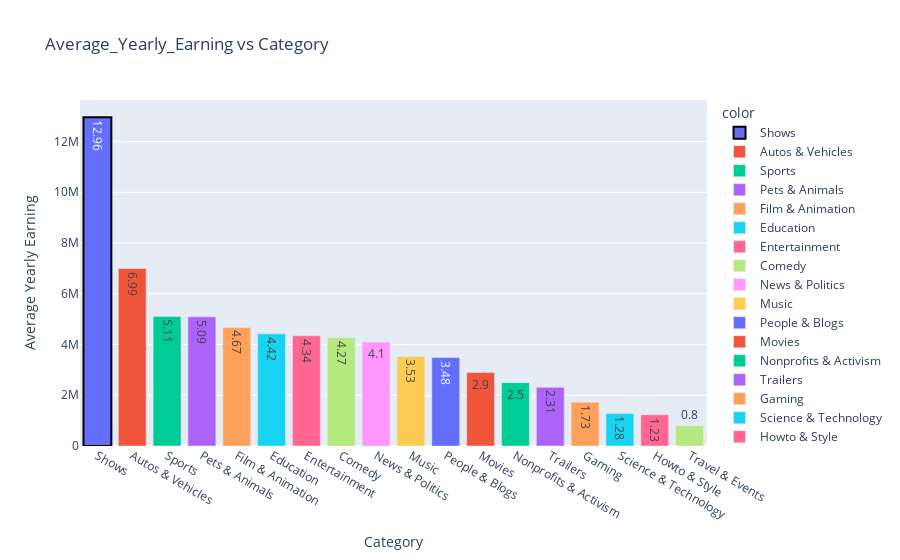

The cell this chart's notebook holds for it:
### Markdown cell above
CATEGORY VS YEARLY EARNING

### Code cell
categories = df.groupby('category')['average_yearly_earnings'].mean().sort_values(ascending=False)

fig = go.Figure(data = px.bar(x = categories.index , y = categories.values , color = categories.index ,title = "Average_Yearly_Earning vs Category" , text = np.round(categories.values/1000000,2)))

fig.data[0].marker.line.width = 2
fig.data[0].marker.line.color = 'black'

fig.update_layout(xaxis_title = 'Category' , yaxis_title = 'Average Yearly Earning')

fig.show()

### Figure 1 — Plotly figure (JSON) as saved in the notebook; plotly's stock layout.template omitted (floating-point values rounded to 4 significant figures)
{"data": [{"alignmentgroup": "True", "hovertemplate": "color=Shows<br>x=%{x}<br>y=%{y}<br>text=%{text}<extra></extra>", "legendgroup": "Shows", "marker": {"color": "#636efa", "line": {"color": "black", "width": 2}, "pattern": {"shape": ""}}, "name": "Shows", "offsetgroup": "Shows", "orientation": "v", "showlegend": true, "text": [12.96], "textposition": "auto", "type": "bar", "x": ["Shows"], "xaxis": "x", "y": [12960000.0], "yaxis": "y"}, {"alignmentgroup": "True", "hovertemplate": "color=Autos & Vehicles<br>x=%{x}<br>y=%{y}<br>text=%{text}<extra></extra>", "legendgroup": "Autos & Vehicles", "marker": {"color": "#EF553B", "pattern": {"shape": ""}}, "name": "Autos & Vehicles", "offsetgroup": "Autos & Vehicles", "orientation": "v", "showlegend": true, "text": [6.99], "textposition": "auto", "type": "bar", "x": ["Autos & Vehicles"], "xaxis": "x", "y": [6994875], "yaxis": "y"}, {"alignmentgroup": "True", "hovertemplate": "color=Sports<br>x=%{x}<br>y=%{y}<br>text=%{text}<extra></extra>", "legendgroup": "Sports", "marker": {"color": "#00cc96", "pattern": {"shape": ""}}, "name": "Sports", "offsetgroup": "Sports", "orientation": "v", "showlegend": true, "text": [5.11], "textposition": "auto", "type": "bar", "x": ["Sports"], "xaxis": "x", "y": [5109000.0], "yaxis": "y"}, {"alignmentgroup": "True", "hovertemplate": "color=Pets & Animals<br>x=%{x}<br>y=%{y}<br>text=%{text}<extra></extra>", "legendgroup": "Pets & Animals", "marker": {"color": "#ab63fa", "pattern": {"shape": ""}}, "name": "Pets & Animals", "offsetgroup": "Pets & Animals", "orientation": "v", "showlegend": true, "text": [5.09], "textposition": "auto", "type": "bar", "x": ["Pets & Animals"], "xaxis": "x", "y": [5091696], "yaxis": "y"}, {"alignmentgroup": "True", "hovertemplate": "color=Film & Animation<br>x=%{x}<br>y=%{y}<br>text=%{text}<extra></extra>", "legendgroup": "Film & Animation", "marker": {"color": "#FFA15A", "pattern": {"shape": ""}}, "name": "Film & Animation", "offsetgroup": "Film & Animation", "orientation": "v", "showlegend": true, "text": [4.67], "textposition": "auto", "type": "bar", "x": ["Film & Animation"], "xaxis": "x", "y": [4672000.0], "yaxis": "y"}, {"alignmentgroup": "True", "hovertemplate": "color=Education<br>x=%{x}<br>y=%{y}<br>text=%{text}<extra></extra>", "legendgroup": "Education", "marker": {"color": "#19d3f3", "pattern": {"shape": ""}}, "name": "Education", "offsetgroup": "Education", "orientation": "v", "showlegend": true, "text": [4.42], "textposition": "auto", "type": "bar", "x": ["Education"], "xaxis": "x", "y": [4422000.0], "yaxis": "y"}, {"alignmentgroup": "True", "hovertemplate": "color=Entertainment<br>x=%{x}<br>y=%{y}<br>text=%{text}<extra></extra>", "legendgroup": "Entertainment", "marker": {"color": "#FF6692", "pattern": {"shape": ""}}, "name": "Entertainment", "offsetgroup": "Entertainment", "orientation": "v", "showlegend": true, "text": [4.34], "textposition": "auto", "type": "bar", "x": ["Entertainment"], "xaxis": "x", "y": [4344000.0], "yaxis": "y"}, {"alignmentgroup": "True", "hovertemplate": "color=Comedy<br>x=%{x}<br>y=%{y}<br>text=%{text}<extra></extra>", "legendgroup": "Comedy", "marker": {"color": "#B6E880", "pattern": {"shape": ""}}, "name": "Comedy", "offsetgroup": "Comedy", "orientation": "v", "showlegend": true, "text": [4.27], "textposition": "auto", "type": "bar", "x": ["Comedy"], "xaxis": "x", "y": [4270000.0], "yaxis": "y"}, {"alignmentgroup": "True", "hovertemplate": "color=News & Politics<br>x=%{x}<br>y=%{y}<br>text=%{text}<extra></extra>", "legendgroup": "News & Politics", "marker": {"color": "#FF97FF", "pattern": {"shape": ""}}, "name": "News & Politics", "offsetgroup": "News & Politics", "orientation": "v", "showlegend": true, "text": [4.1], "textposition": "auto", "type": "bar", "x": ["News & Politics"], "xaxis": "x", "y": [4096000.0], "yaxis": "y"}, {"alignmentgroup": "True", "hovertemplate": "color=Music<br>x=%{x}<br>y=%{y}<br>text=%{text}<extra></extra>", "legendgroup": "Music", "marker": {"color": "#FECB52", "pattern": {"shape": ""}}, "name": "Music", "offsetgroup": "Music", "orientation": "v", "showlegend": true, "text": [3.53], "textposition": "auto", "type": "bar", "x": ["Music"], "xaxis": "x", "y": [3529000.0], "yaxis": "y"}, {"alignmentgroup": "True", "hovertemplate": "color=People & Blogs<br>x=%{x}<br>y=%{y}<br>text=%{text}<extra></extra>", "legendgroup": "People & Blogs", "marker": {"color": "#636efa", "pattern": {"shape": ""}}, "name": "People & Blogs", "offsetgroup": "People & Blogs", "orientation": "v", "showlegend": true, "text": [3.48], "textposition": "auto", "type": "bar", "x": ["People & Blogs"], "xaxis": "x", "y": [3485000.0], "yaxis": "y"}, {"alignmentgroup": "True", "hovertemplate": "color=Movies<br>x=%{x}<br>y=%{y}<br>text=%{text}<extra></extra>", "legendgroup": "Movies", "marker": {"color": "#EF553B", "pattern": {"shape": ""}}, "name": "Movies", "offsetgroup": "Movies", "orientation": "v", "showlegend": true, "text": [2.9], "textposition": "auto", "type": "bar", "x": ["Movies"], "xaxis": "x", "y": [2895525], "yaxis": "y"}, {"alignmentgroup": "True", "hovertemplate": "color=Nonprofits & Activism<br>x=%{x}<br>y=%{y}<br>text=%{text}<extra></extra>", "legendgroup": "Nonprofits & Activism", "marker": {"color": "#00cc96", "pattern": {"shape": ""}}, "name": "Nonprofits & Activism", "offsetgroup": "Nonprofits & Activism", "orientation": "v", "showlegend": true, "text": [2.5], "textposition": "auto", "type": "bar", "x": ["Nonprofits & Activism"], "xaxis": "x", "y": [2496375], "yaxis": "y"}, {"alignmentgroup": "True", "hovertemplate": "color=Trailers<br>x=%{x}<br>y=%{y}<br>text=%{text}<extra></extra>", "legendgroup": "Trailers", "marker": {"color": "#ab63fa", "pattern": {"shape": ""}}, "name": "Trailers", "offsetgroup": "Trailers", "orientation": "v", "showlegend": true, "text": [2.31], "textposition": "auto", "type": "bar", "x": ["Trailers"], "xaxis": "x", "y": [2310700], "yaxis": "y"}, {"alignmentgroup": "True", "hovertemplate": "color=Gaming<br>x=%{x}<br>y=%{y}<br>text=%{text}<extra></extra>", "legendgroup": "Gaming", "marker": {"color": "#FFA15A", "pattern": {"shape": ""}}, "name": "Gaming", "offsetgroup": "Gaming", "orientation": "v", "showlegend": true, "text": [1.73], "textposition": "auto", "type": "bar", "x": ["Gaming"], "xaxis": "x", "y": [1728000.0], "yaxis": "y"}, {"alignmentgroup": "True", "hovertemplate": "color=Science & Technology<br>x=%{x}<br>y=%{y}<br>text=%{text}<extra></extra>", "legendgroup": "Science & Technology", "marker": {"color": "#19d3f3", "pattern": {"shape": ""}}, "name": "Science & Technology", "offsetgroup": "Science & Technology", "orientation": "v", "showlegend": true, "text": [1.28], "textposition": "auto", "type": "bar", "x": ["Science & Technology"], "xaxis": "x", "y": [1284000.0], "yaxis": "y"}, {"alignmentgroup": "True", "hovertemplate": "color=Howto & Style<br>x=%{x}<br>y=%{y}<br>text=%{text}<extra></extra>", "legendgroup": "Howto & Style", "marker": {"color": "#FF6692", "pattern": {"shape": ""}}, "name": "Howto & Style", "offsetgroup": "Howto & Style", "orientation": "v", "showlegend": true, "text": [1.23], "textposition": "auto", "type": "bar", "x": ["Howto & Style"], "xaxis": "x", "y": [1231000.0], "yaxis": "y"}, {"alignmentgroup": "True", "hovertemplate": "color=Travel & Events<br>x=%{x}<br>y=%{y}<br>text=%{text}<extra></extra>", "legendgroup": "Travel & Events", "marker": {"color": "#B6E880", "pattern": {"shape": ""}}, "name": "Travel & Events", "offsetgroup": "Travel & Events", "orientation": "v", "showlegend": true, "text": [0.8], "textposition": "auto", "type": "bar", "x": ["Travel & Events"], "xaxis": "x", "y": [796500], "yaxis": "y"}], "layout": {"barmode": "relative", "legend": {"title": {"text": "color"}, "tracegroupgap": 0}, "title": {"text": "Average_Yearly_Earning vs Category"}, "xaxis": {"anchor": "y", "domain": [0, 1], "title": {"text": "Category"}}, "yaxis": {"anchor": "x", "domain": [0, 1], "title": {"text": "Average Yearly Earning"}}}}
